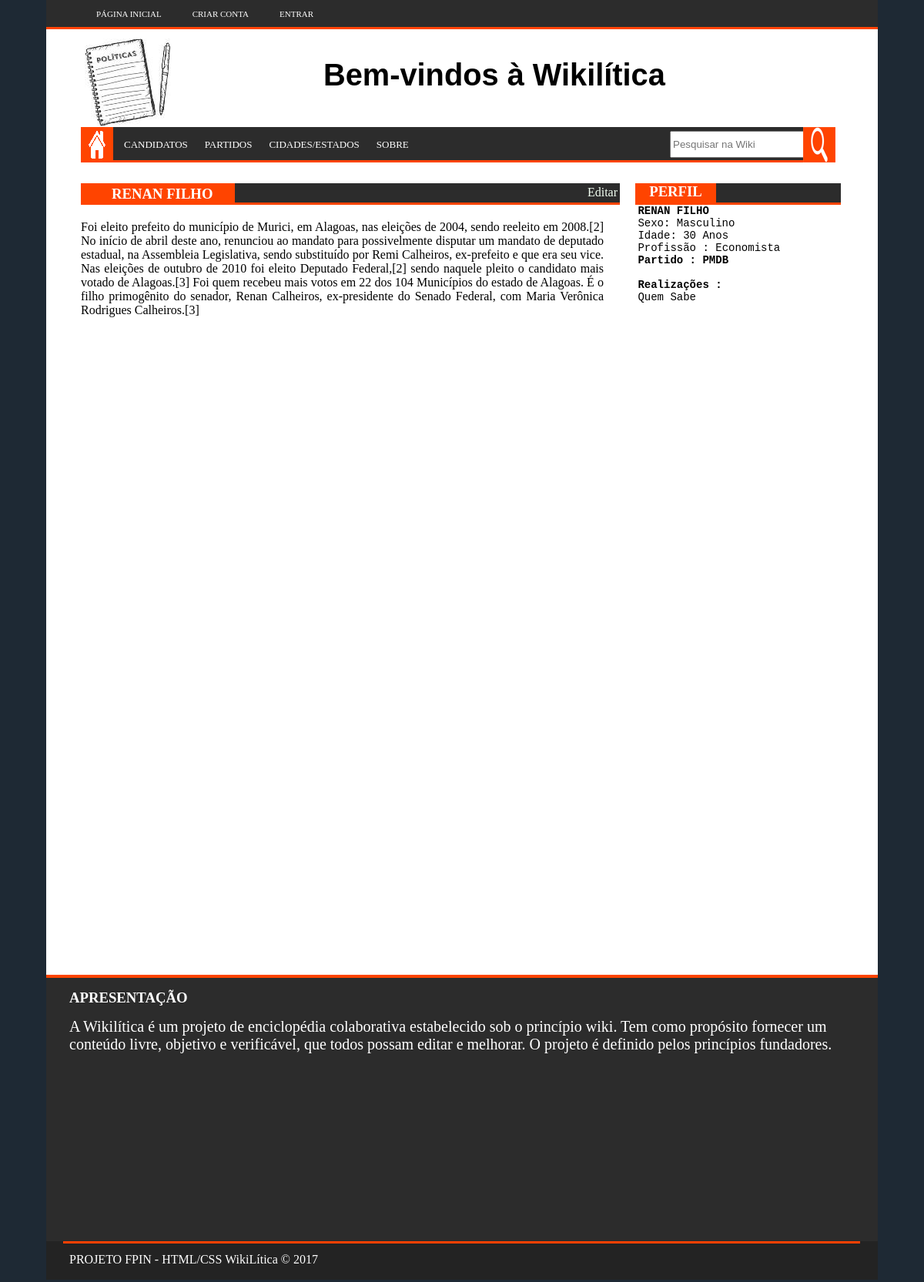
/candidato.php?cand_id=5, run on the app's committed database.
### tables this page shows
CREATE TABLE `candidato` (
  `cand_id` int(11) NOT NULL,
  `cand_name` varchar(100) NOT NULL,
  `cand_sex` int(11) DEFAULT NULL,
  `cand_age` varchar(20) NOT NULL,
  `cand_job` varchar(100) DEFAULT NULL,
  `cand_part` varchar(100) DEFAULT NULL,
  `cand_work` text,
  `cand_hist` text NOT NULL,
  `cand_prop` varchar(200) NOT NULL,
  `cand_idea` varchar(200) DEFAULT NULL,
  `cand_source` varchar(300) NOT NULL,
  `cand_city` varchar(60) NOT NULL
);

### candidato.php (the view, shortened to what this page needs)
<?php
	include ('conf.php');
	$cand_id = $_GET['cand_id'];
	$select = "SELECT * FROM candidato WHERE cand_id = $cand_id";
	$sql = mysqli_query($connection, $select);
	while($line = mysqli_fetch_array($sql)){
		$cand_name = $line['cand_name'];
		$cand_sex = $line['cand_sex'];
		$cand_age = $line['cand_age'];
		$cand_job = $line['cand_job'];
		$cand_part = $line['cand_part'];
		$cand_work = $line['cand_work'];
		$cand_hist = $line['cand_hist'];
	};
?>
<html>
	<head>
		<link rel="stylesheet" type="text/css" href="css/style.css">
		<link rel="stylesheet" type="text/css" href="css/styleCandidato_ok.css">
	</head>
	<body>
		<section id="tudo">
			<section id="geral">
				<header>
					<menu>
						<a href="usuariologado.php" class="item">PÁGINA INICIAL</a>
						<a href="#myBtn" class="item" id="myBtn">CRIAR CONTA</a>
						<a href="#myBtn2" class="item" id="myBtn2">ENTRAR</a>
					</menu>
					<div id="logo">
						<a href="usuariologado.php" > <img src="image/logotipo.png" class="logo"> </a>
					</div>
					<div id="ad">
						<h1 id="titulo">Bem-vindos à Wikilítica</h1>
					</div>
					<nav id="barra1">
						<a href="usuariologado.php" class="item3"> <img src="image/home.png" class="home"> </a>
						<a href="candidatos.php" class="item2">CANDIDATOS</a>
						<a href="partidos.php" class="item2">PARTIDOS</a>
						<a href="cidadeestado.php" class="item2">CIDADES/ESTADOS</a>
						<a href="sobre.html" class="item2">SOBRE</a>
						<a href="" class="item2"></a>
						<a href="" class="item2"></a>
						<a href="" class="item2"></a>
						<a href="" class="item2"></a>
						<form name="" method="" action="">
							<input type="search" name="search" placeholder="Pesquisar na Wiki" title="Pesquisar" id="pesqInput" tabindex="1" autocomplete="off">
							<input type="image" src="image/lupa.png" width="42px" height="46px" class="item4" onClick="this.form.submit()">
						</form>
				    </nav>
				</header>
				<section id="meio">
					<section id="esquerda">
						<nav id="barra2">
							 <h3 class="recent" > <?php echo $cand_name ?></h3>
						</nav>
						<nav id="barra3"> <a href="#myBtn3" class="edit" id="myBtn3">Editar</a> </nav>
						<article id="artigo1">
								<div class="textocand"> <p> <?php echo $cand_hist ?> </p>
								</div>
						</article>
					</section>
					<section id="direita">
						<nav id="barra4">
							<h3 class="perfil"> PERFIL </h3>
						</nav>
						<nav id="barra5"> </nav>
						<div id="face">
							<pre class="info"> <b><?php echo $cand_name ?></b><br /> <?php if($cand_sex == 1)echo 'Sexo: Masculino';else 'Sexo: Feminino'; ?> <br /> Idade: <?php echo $cand_age ?> <br /> Profissão : <?php echo $cand_job ?> <b><br /> Partido : <?php echo $cand_part ?></b><br/><b><br /> Realizações :</b><br/> <?php echo $cand_work ?> </pre>
					    </div>
					</section>
				</section>
			</section>
			<footer>
				<h3 class="txt1">APRESENTAÇÃO</h3>
				<div class="about">
					A Wikilítica é um projeto de enciclopédia colaborativa
					estabelecido sob o princípio wiki.
					Tem como propósito fornecer um conteúdo livre, objetivo e verificável​​,
					que todos possam editar e melhorar.
					O projeto é definido pelos princípios fundadores.
				</div>
				<div id="rodape">
					<div class ="txt2">
						PROJETO FPIN - HTML/CSS WikiLítica © 2017
					</div>
					<div class="borda">
					</div>
				</div>
			</footer>
		</section>
	</body>
</html>

### css/style.css (style rules this page uses)
* { margin: 0 auto; }
body { background-color: #1e2934; }
#tudo { width:1080px; height: 1000px; margin: 0 auto; background:none; }
#geral { width:1080px; min-height: 1250px; float:left; background:white; }
header { float:left; width: 1080px; height: 35px; background:#2c2c2c; border-bottom: 3px solid #ff4400; margin:0 0 0 0; }
menu { width:1040px; height:35px; background:none; float:left; }
a.item { float: left; margin : 12px 15px 0 25px; color:#ffffff; text-decoration : none; font-size: 11px; font-family : 'Oswald'; }
#logo { float:left; width:150px; height:58px; margin:15px 0 0 50px; }
#ad { float: right; width:728px; height: 90px; margin:20px 42px 0 0; font-family: sans-serif; font-size: 34px; }
#titulo { float: left; margin: 20px 50px; }
a.item2 { float: left; min-width: 33px; min-height: 15px; font-size : 13px; text-decoration : none; color:#ffffff; margin: 15px 8px 0px 14px; }
a.item3 { float: left; }
input.item4 { float: right; margin: 0px -215px 0 0; }
#pesqInput { float: right; margin: 5px 0px; height: 35px; }
#barra1 { float: left; width: 950px; height: 43px; background: #2c2c2c; margin: 20px 26px 30px 45px; border-bottom : 3px solid #ff4400; }
#barra2 { float: left; min-width: 200px; height: 28px; background: #ff4400; text-align: center; margin: 200px 0 0 45px; }
h3.recent { color: #ffffff; margin: 3px 0px 0px 40px; text-decoration: none; font-family : 'Oswald'; }
#barra3 { float: left; min-width: 500px; height: 25px; background: #2c2c2c; text-align : center; margin: 200px 0 0 0px; border-bottom : 3px solid #ff4400; }
#direita { background: none; height: 1000px; width: 360px; float: right; margin: -184.5px 0 0 0; }
#barra4 { float: left; min-width: 105px; height: 28px; background: #ff4400; text-align : center; margin:-27.5px 0 0 45px; }
#barra5 { float: left; min-width: 162px; height: 25px; background: #2c2c2c; text-align : center; margin: -27.5px 0 0 0px; border-bottom : 3px solid #ff4400; }
.recent { float: left; color: #ffffff; margin: 5px 0 0 11.5px; text-decoration: none; font-family : 'Oswald'; text-align : center; }
#artigo1 { float: left; width: 679px; height: 184px; background: none; margin: 0 0 0 45px; }
footer { display: block; float:left; width: 1080px; height: 342px; border-top: 4px solid #ff4400; background: #2c2c2c; font-family: 'Oswald'; }
h3.txt1 { color:#ffffff; float: left; margin : 15px 0px 0px 30px; font-family : 'Oswald'; }
#rodape { width: 1080; height: 50px; background: #232323; margin: 342px 0 0 0; }
.borda { width : 1035; height: 50px; background: none; margin: 342px 0px 0 22px; border-top: 3px solid #ff4000; }
.txt2 { float: left; margin: 15px 0 0px 30px; color: #ffffff; font-family : 'Oswald'; }
div.about { color:#ffffff; float: left; margin : 15px 0px 0px 30px; font-family : 'Oswald'; font-size: 20px; }
a:link { text-decoration:none; }
a:link:not(.item2):not(.item):not(.edit) { color: inherit; }
div.textocand { float: left; margin: 20px 0px 20px 0px; text-align: justify; }

### css/styleCandidato_ok.css (style rules this page uses)
.edit { float: right; margin: 3px; color: #F2FFF2; }
.perfil { color: #ffffff; text-decoration: none; font-family : 'Oswald'; text-align: center; }
.info { float: left; margin : 0px 0px 30px 40px; font-size: 14px; }

### data on the page
candidato: cand_name "RENAN FILHO", cand_hist "Foi eleito prefeito do município de Murici, em Alagoas, nas eleições de 2004, sendo reeleito em 2008.[2] No início de abril deste ano, renunciou ao mandato para possivelmente disputar um mandato de deputado estadual, na Assembleia Legislativa, sendo substituído por Remi Calheiros, ex-prefeito e que era seu vice. Nas eleições de outubro de 2010 foi eleito Deputado Federal,[2] sendo naquele pleito o candidato mais votado de Alagoas.[3] Foi quem recebeu mais votos em 22 dos 104 Municípios do estado de Alagoas. É o filho primogênito do senador, Renan Calheiros, ex-presidente do Senado Federal, com Maria Verônica Rodrigues Calheiros.[3]", cand_age "30 Anos", cand_job "Economista", cand_part "PMDB", cand_work "Quem Sabe"
